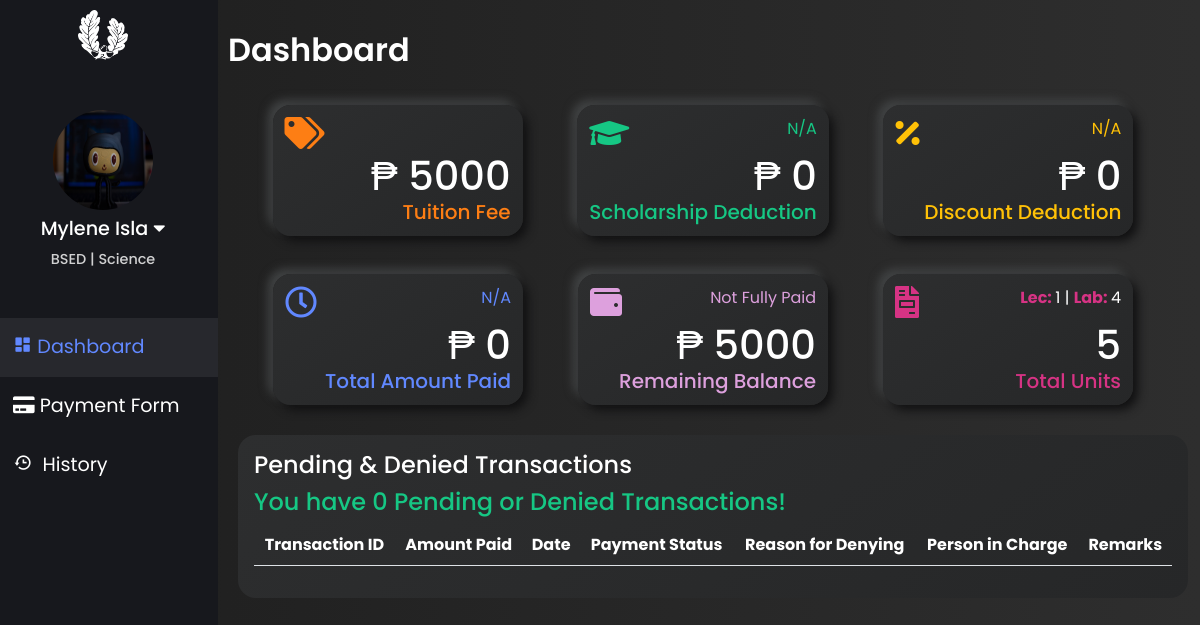
Screenshot of /html/student_access.php (signed in) with the database file from the repository.
### tables this page shows
CREATE TABLE `tbl_student_info` (
  `reg_no` varchar(50) NOT NULL,
  `profilePic` longtext NOT NULL,
  `stud_id` int(15) NOT NULL,
  `firstname` varchar(100) NOT NULL,
  `lastname` varchar(100) NOT NULL,
  `middlename` varchar(100) NOT NULL,
  `sex` varchar(50) NOT NULL,
  `address` longtext NOT NULL,
  `email` varchar(255) NOT NULL,
  `contact_number` varchar(12) NOT NULL,
  `joined_date` varchar(100) NOT NULL DEFAULT 'N/A',
  `registrar_id` int(11) NOT NULL,
  `registrar_name` varchar(100) NOT NULL
);

CREATE TABLE `tbl_student_school_details` (
  `stud_id` int(11) NOT NULL,
  `LRN` varchar(100) NOT NULL,
  `stud_type` varchar(100) NOT NULL,
  `csi_academic_year` varchar(100) NOT NULL,
  `csi_semester` varchar(100) NOT NULL,
  `csi_program` varchar(255) NOT NULL,
  `csi_major` longtext NOT NULL,
  `csi_year_level` varchar(100) NOT NULL
);

CREATE TABLE `tbl_student_fees` (
  `program_id` int(11) NOT NULL,
  `stud_id` int(11) NOT NULL,
  `fullname` varchar(100) NOT NULL,
  `csi_year_level` varchar(100) NOT NULL,
  `scholar_desc` varchar(100) NOT NULL,
  `scholar_type` varchar(255) NOT NULL,
  `discount_type` varchar(100) NOT NULL,
  `tuition_fee` int(100) NOT NULL,
  `lab_units` int(11) NOT NULL,
  `lec_units` int(11) NOT NULL,
  `assessed_fee` int(11) NOT NULL,
  `total_amount_paid` int(11) NOT NULL,
  `balance` int(11) NOT NULL,
  `remarks` varchar(100) NOT NULL
);

### html/student_access.php (the view, shortened to what this page needs)
<?php
        if(!isset($_SESSION['stud_id']) && $_SESSION['role'] != 'Student'){
            header('Location: login.php');
        }else{
            include_once '../connection/Config.php';
            $sqlStud ="SELECT det.*,fees.*
                        FROM tbl_student_school_details AS det
                        INNER JOIN tbl_student_fees AS fees ON det.stud_id = fees.stud_id
                        WHERE det.stud_id = ?";
            $stmtStud = $con->prepare($sqlStud);
            $stmtStud->bind_param('s', $_SESSION['stud_id']);
            $stmtStud->execute();
            $resStud = $stmtStud->get_result();
            $rowStud = $resStud->fetch_assoc();
            $sqlPic ="SELECT *
                        FROM tbl_student_info
                        WHERE stud_id = ?";
            $stmtPic = $con->prepare($sqlPic);
            $stmtPic->bind_param('s', $_SESSION['stud_id']);
            $stmtPic->execute();
            $resPic = $stmtPic->get_result();
            $rowPic = $resPic->fetch_assoc();
            $sqlLatestPaidDate ="SELECT  amount, transaction_date
                                FROM tbl_payments WHERE stud_id = ?
                                ORDER BY transaction_date DESC LIMIT 1";
            $stmtLatestPaidDate = $con->prepare($sqlLatestPaidDate);
            $stmtLatestPaidDate->bind_param('s', $_SESSION['stud_id']);
            $stmtLatestPaidDate->execute();
            $resLatestPaidDate = $stmtLatestPaidDate->get_result();
            $rowLatestPaidDate = $resLatestPaidDate->fetch_assoc();
            if($resLatestPaidDate->num_rows > 0){
                $amount = $rowLatestPaidDate['amount'];
                $date = $rowLatestPaidDate['transaction_date'];
            }else{
                $date = 'N/A';
            }
        }
        $slq = "SELECT * FROM `tbl_student_fees` WHERE stud_id = ?";
        $stmt = $con->prepare( $slq );
        $stmt->bind_param( 's', $_SESSION['stud_id']);
        $stmt->execute();
        $res = $stmt->get_result();
        $row = $res->fetch_assoc();
        $scholar_type = $row['scholar_type'];
        $discount_type = $row['discount_type'];
      if( $scholar_type == 'N/A' ){
        $scholar = 0;
      }else if( $scholar_type == 'Partial Scholar' ){
        $scholar = $row['tuition_fee'] / 2;
      }else if ( $scholar_type == 'Full Scholar' ){
        $scholar = $row['tuition_fee'];
      }
      if($discount_type == 'N/A'){
        $discount = 0;
      }
?>
    <!DOCTYPE html>
    <html lang="en">
    <head>
          <link rel="stylesheet" href="https://cdn.jsdelivr.net/npm/bootstrap@5.1.3/dist/css/bootstrap.min.css">
        <link rel="stylesheet" type="text/css" href="https://cdn.datatables.net/v/bs5/jq-3.6.0/dt-1.11.3/af-2.3.7/b-2.0.1/r-2.2.9/sp-1.4.0/sl-1.3.3/datatables.min.css"/>
        <link rel="stylesheet" href="https://pro.fontawesome.com/releases/v5.10.0/css/all.css"/>
        <link rel="stylesheet" href="https://cdnjs.cloudflare.com/ajax/libs/font-awesome/5.14.0/css/all.min.css" />
        <link href='https://unpkg.com/boxicons@2.0.9/css/boxicons.min.css' rel='stylesheet'>
        <link rel="stylesheet" type="text/css" href="../css/student_access.css?<?php echo time(); ?>" />
    </head>
    <body>
    <div class="row">
        <div class="col left-tab">
        <img src="../images/logo.png" class="logoLeftTab" alt="">
            <div class="upper-left-tab">
                <?php if($rowPic['profilePic'] == ''){?>
                     <img src="..\images\registrar_img\sample_registrar_pic.png" alt="">
                <?php }else{?>
                    <img src="../profilePics/<?php echo $rowPic['profilePic'];?>" alt="">
                <?php }?>
                <p class="reg__name" style="font-size: 1.2rem;"><?= $_SESSION['fullname'];?> <i class="fas fa-caret-down" onclick="profile_link_show()"></i></p>
            <p class="reg__name"> <?=$rowStud['csi_program'];?> | <?=$rowStud['csi_major'];?></p>
        </div>
        <div class="nav flex-column nav-pills pl-2 mt-5 align-middle" id="v-pills-tab" role="tablist" aria-orientation="vertical">
            <a class="nav-link active main__" id="v-pills-dashboard-tab" data-toggle="pill" href="#v-pills-dashboard" role="tab" aria-controls="v-pills-dashboard" aria-selected="true"><i class='bx bxs-dashboard'></i>&nbsp;Dashboard</a>
            <a class="nav-link main__" id="v-pills-payment-application-tab" data-toggle="pill" href="#v-pills-payment-application" role="tab" aria-controls="v-pills-payment-application" aria-selected="false"><i class="fas fa-credit-card"></i>&nbsp;Payment Form</a>
            <a class="nav-link main__" id="v-pills-transaction-history-tab" data-toggle="pill" href="#v-pills-transaction-history" role="tab" aria-controls="v-pills-transaction-history" aria-selected="false"><i class='bx bx-history'></i>&nbsp; History</a>
        </div>
        </div>
    <div class="col-md right-tab">
            <div class="tab-content" id="v-pills-tabContent">
                <div class="tab-pane fade show active" id="v-pills-dashboard" role="tabpanel" aria-labelledby="v-pills-dashboard">
                <p class="title_tab_universal my-3">Dashboard</p>
                    <div class="dashBoardBoxContainer mb-2">
                    <div class="dashBoardBox tuition">
                            <i class="fas fa-tags"></i>
                            <h1>₱ <?=$rowStud['tuition_fee'];?></h1>
                            <h3>Tuition Fee</h3>
                        </div>
                        <div class="dashBoardBox scholarship">
                                <i class="fas fa-graduation-cap"></i>
                                <span><?=$rowStud['scholar_desc'];?></span>
                                <h1>₱ <?php echo $scholar; ?></h1>
                                <h3>Scholarship Deduction</h3>
                            </div>
                            <div class="dashBoardBox discount">
                                <i class="fas fa-percentage"></i>
                                <span><?=$rowStud['discount_type'];?></span>
                                <h1>₱ <?php echo $discount; ?></h1>
                                <h3>Discount Deduction</h3>
                            </div>
                    </div>
                    <div class="dashBoardBoxContainer">
                    <div class="dashBoardBox lastPaid">
                            <i class="far fa-clock"></i>
                            <span><?= $date?></span>
                            <h1>₱ <?=$rowStud['total_amount_paid'];?></h1>
                            <h3>Total Amount Paid</h3>
                        </div>
                        <div class="dashBoardBox remainingBal">
                            <i class="fas fa-wallet"></i>
                            <span><?=$rowStud['remarks'];?></span>
                            <h1>₱ <?=$rowStud['balance'];?></h1>
                            <h3>Remaining Balance</h3>
                        </div>
                            <div class="dashBoardBox email">
                            <i class="fas fa-file-invoice"></i>
                                <span style="color: var(--white)"><strong style="font-size: 1rem; color: var(--pink)">Lec: </strong><?=$rowStud['lab_units'];?> | <strong style="font-size: 1rem; color: var(--pink)">Lab: </strong><?=$rowStud['lec_units'];?></span>
                                <h1><?=$rowStud['lab_units'] +  $rowStud['lec_units'];?></h1>
                                <h3>Total Units</h3>
                            </div>
                    </div>
                        <div class="pendingTransactionTbl p-3">
                        <h4 id="pendingnDenied">Pending & Denied Transactions</h4>
                        <h4 id="noTransaction" style="color: var(--greenPrimary)">You have 0 Pending or Denied Transactions!</h4>
                        <table id="pendingTbl" class="table" style="color: var(--white);">
                        <thead class="text-center">
                            <tr>
                                    <th scope="col">Transaction ID</th>
                                    <th scope="col">Amount Paid</th>
                                    <th scope="col">Date</th>
                                    <th scope="col">Payment Status</th>
                                    <th scope="col">Reason for Denying</th>
                                    <th scope="col">Person in Charge</th>
                                    <th scope="col">Remarks</th>
                            </tr>
                        </thead>
                            </table>
                            </div>
                </div>
            </div>
        </div>
    </div>
    </body>
    </html>

### css/student_access.css (style rules this page uses)
:root { font-size: 16px; --font-school-name: 'Zilla Slab', serif; --font-tagline: 'Overpass', sans-serif; --primary: #3861fb; --secondary: #6188ff; --greenPrimary: #16c784; --greenSecondary: #56c59a; --purple: #DDA0DD; --orange: #fd7e14; --yellow: #ffc107; --pink: #d63384; --white: #ffffff; --leftTabBg: #17181d; --secondDarkBg: #222531; --thirdDarkBg: #394158; --activeColorBg: rgb(56, 56, 63, 0.5); }
html, body { background: linear-gradient(to right, #1e1e1e, #2e2e2e); color: var(--white); }
* { font-family: 'Poppins', sans-serif; margin: 0; padding: 0; box-sizing: border-box; }
.left-tab { padding: 0; top: 0; bottom: 0; overflow-y: auto; max-width: 230px; position: fixed; background-color: var(--leftTabBg); color: var(--white); z-index: 999; height: 100%; }
.logoLeftTab { width: 50px; height: 50px; display: block; margin: 10px auto; }
.upper-left-tab { position: relative; }
.upper-left-tab > * { transition: 300ms ease; }
.upper-left-tab img { width: 100px; height: 100px; border-radius: 50%; display: block; margin: 50px auto 5px; }
.reg__name { text-align: center; margin: 0; font-weight: 500; margin-bottom: 3px; }
.reg__name:last-child { font-size: .9rem; opacity: .8; }
.reg__name i { cursor: pointer; }
.nav-link.main__ { color: var(--white-color); font-size: 1.2rem; padding: 15px 25px; width: 100%; text-align: left; transition: 250ms; border-radius: 0; }
.nav-link.main__.active { background: var(--activeColorBg); color: var(--secondary); border-radius: 0; }
.row { width: 100%; }
.title_tab_universal { font-size: 2rem; font-weight: 600; color: white; }
.right-tab { margin-left: 230px; padding: 10px; }
.dashBoardBoxContainer { display: flex; width: 100%; flex-wrap: wrap; justify-content: space-evenly; }
.dashBoardBox { min-width: 250px; border-radius: 18px; background: linear-gradient(145deg, #2d2e2f, #262728); box-shadow: 5px 5px 10px #111112, -5px -5px 10px #434546; backdrop-filter: blur(1.8px); -webkit-backdrop-filter: blur(1.8px); padding: 12px; position: relative; margin: 15px 10px; }
.pendingTransactionTbl { width: 100%; border-radius: 18px; background: linear-gradient(145deg, #2d2e2f, #262728); padding: 12px; position: relative; position: relative; margin: 15px 10px; }
.dashBoardBox h3 { font-size: 20px; margin: 0; padding: 0; text-align: right; }
.dashBoardBox i { font-size: 2rem; }
.dashBoardBox h1 { margin: 0; padding: 0; color: var(--white); text-align: right; }
.dashBoardBox span { font-size: 16px; float: right; }
.lastPaid { color: var(--secondary); }
.remainingBal { color: var(--purple); }
.tuition { color: var(--orange); }
.scholarship { color: var(--greenPrimary); }
.discount { color: var(--yellow); }
.email { color: var(--pink); }

### rows the page displays
tbl_student_info: profilePic (picture)
tbl_student_school_details: csi_program "BSED", csi_major "Science", tbl_student_fees.tuition_fee "5000", tbl_student_fees.scholar_desc "N/A", tbl_student_fees.discount_type "N/A", tbl_student_fees.total_amount_paid "N/A", tbl_student_fees.total_amount_paid "0", tbl_student_fees.remarks "Not Fully Paid", tbl_student_fees.balance "5000", tbl_student_fees.lab_units "1", tbl_student_fees.lec_units "4", tbl_student_fees.lab_units+lec_units "5"
tbl_student_fees: scholar_type "0", discount_type "0"

### other values shown
$_SESSION['fullname'] "Mylene Isla"
